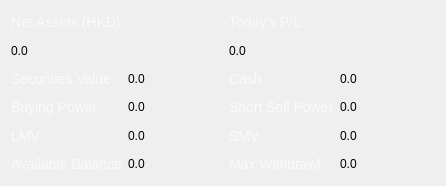
                            <widget class="QWidget" name="gridLayoutWidget">
                                <property name="geometry">
                                    <rect>
                                        <x>10</x>
                                        <y>80</y>
                                        <width>446</width>
                                        <height>186</height>
                                    </rect>
                                </property>
                                <layout class="QGridLayout" name="gridLayout_4">
                                    <item row="4" column="0">
                                        <widget class="QLabel" name="stockTradingBuyingPowerLabel">
                                            <property name="font">
                                                <font>
                                                    <family>Segoe UI</family>
                                                    <pointsize>-1</pointsize>
                                                    <italic>false</italic>
                                                    <bold>false</bold>
                                                </font>
                                            </property>
                                            <property name="styleSheet">
                                                <string notr="true">font-weight: 100;
                                                    font-size: 14px;
                                                    color: #fafafa;
                                                </string>
                                            </property>
                                            <property name="text">
                                                <string>Buying Power</string>
                                            </property>
                                        </widget>
                                    </item>
                                    <item row="5" column="1">
                                        <widget class="QLabel" name="stockTradingLMVValue">
                                            <property name="styleSheet">
                                                <string notr="true">font: 300 10pt &quot;Dubai Light&quot;;</string>
                                            </property>
                                            <property name="text">
                                                <string>0.0</string>
                                            </property>
                                        </widget>
                                    </item>
                                    <item row="4" column="1">
                                        <widget class="QLabel" name="stockTradingBuyingPowerValue">
                                            <property name="styleSheet">
                                                <string notr="true">font: 300 10pt &quot;Dubai Light&quot;;</string>
                                            </property>
                                            <property name="text">
                                                <string>0.0</string>
                                            </property>
                                        </widget>
                                    </item>
                                    <item row="3" column="2">
                                        <widget class="QLabel" name="stockTradingCashLabel">
                                            <property name="font">
                                                <font>
                                                    <family>Segoe UI</family>
                                                    <pointsize>-1</pointsize>
                                                    <italic>false</italic>
                                                    <bold>false</bold>
                                                </font>
                                            </property>
                                            <property name="styleSheet">
                                                <string notr="true">font-weight: 100;
                                                    font-size: 14px;
                                                    color: #fafafa;
                                                </string>
                                            </property>
                                            <property name="text">
                                                <string>Cash</string>
                                            </property>
                                        </widget>
                                    </item>
                                    <item row="3" column="1">
                                        <widget class="QLabel" name="stockTradingSecuritiesValueValue">
                                            <property name="styleSheet">
                                                <string notr="true">font: 300 10pt &quot;Dubai Light&quot;;</string>
                                            </property>
                                            <property name="text">
                                                <string>0.0</string>
                                            </property>
                                        </widget>
                                    </item>
                                    <item row="4" column="2">
                                        <widget class="QLabel" name="stockTradingShortSellPowerLabel">
                                            <property name="font">
                                                <font>
                                                    <family>Segoe UI</family>
                                                    <pointsize>-1</pointsize>
                                                    <italic>false</italic>
                                                    <bold>false</bold>
                                                </font>
                                            </property>
                                            <property name="styleSheet">
                                                <string notr="true">font-weight: 100;
                                                    font-size: 14px;
                                                    color: #fafafa;
                                                </string>
                                            </property>
                                            <property name="text">
                                                <string>Short Sell Power</string>
                                            </property>
                                        </widget>
                                    </item>
                                    <item row="1" column="0">
                                        <widget class="QLabel" name="stockTradingNetAssetLabel">
                                            <property name="styleSheet">
                                                <string notr="true">font-weight: 100;
                                                    font-size: 14px;
                                                    color: #fafafa;
                                                </string>
                                            </property>
                                            <property name="text">
                                                <string>Net Assets (HKD)</string>
                                            </property>
                                        </widget>
                                    </item>
                                    <item row="4" column="3">
                                        <widget class="QLabel" name="stockTradingShortSellPowerValue">
                                            <property name="styleSheet">
                                                <string notr="true">font: 300 10pt &quot;Dubai Light&quot;;</string>
                                            </property>
                                            <property name="text">
                                                <string>0.0</string>
                                            </property>
                                        </widget>
                                    </item>
                                    <item row="3" column="0">
                                        <widget class="QLabel" name="stockTradingSecuritiesValueLabel">
                                            <property name="font">
                                                <font>
                                                    <family>Segoe UI</family>
                                                    <pointsize>-1</pointsize>
                                                    <italic>false</italic>
                                                    <bold>false</bold>
                                                </font>
                                            </property>
                                            <property name="styleSheet">
                                                <string notr="true">font-weight: 100;
                                                    font-size: 14px;
                                                    color: #fafafa;
                                                </string>
                                            </property>
                                            <property name="text">
                                                <string>Securities Value</string>
                                            </property>
                                        </widget>
                                    </item>
                                    <item row="5" column="0">
                                        <widget class="QLabel" name="stockTradingLMVLabel">
                                            <property name="font">
                                                <font>
                                                    <family>Segoe UI</family>
                                                    <pointsize>-1</pointsize>
                                                    <italic>false</italic>
                                                    <bold>false</bold>
                                                </font>
                                            </property>
                                            <property name="styleSheet">
                                                <string notr="true">font-weight: 100;
                                                    font-size: 14px;
                                                    color: #fafafa;
                                                </string>
                                            </property>
                                            <property name="text">
                                                <string>LMV</string>
                                            </property>
                                        </widget>
                                    </item>
                                    <item row="6" column="1">
                                        <widget class="QLabel" name="stockTradingAvailableBalanceValue">
                                            <property name="styleSheet">
                                                <string notr="true">font: 300 10pt &quot;Dubai Light&quot;;</string>
                                            </property>
                                            <property name="text">
                                                <string>0.0</string>
                                            </property>
                                        </widget>
                                    </item>
                                    <item row="6" column="2">
                                        <widget class="QLabel" name="stockTradingMaxWithdrawlLabel">
                                            <property name="font">
                                                <font>
                                                    <family>Segoe UI</family>
                                                    <pointsize>-1</pointsize>
                                                    <italic>false</italic>
                                                    <bold>false</bold>
                                                </font>
                                            </property>
                                            <property name="styleSheet">
                                                <string notr="true">font-weight: 100;
                                                    font-size: 14px;
                                                    color: #fafafa;
                                                </string>
                                            </property>
                                            <property name="text">
                                                <string>Max Withdrawl</string>
                                            </property>
                                        </widget>
                                    </item>
                                    <item row="5" column="2">
                                        <widget class="QLabel" name="stockTradingSMVLabel">
                                            <property name="font">
                                                <font>
                                                    <family>Segoe UI</family>
                                                    <pointsize>-1</pointsize>
                                                    <italic>false</italic>
                                                    <bold>false</bold>
                                                </font>
                                            </property>
                                            <property name="styleSheet">
                                                <string notr="true">font-weight: 100;
                                                    font-size: 14px;
                                                    color: #fafafa;
                                                </string>
                                            </property>
                                            <property name="text">
                                                <string>SMV</string>
                                            </property>
                                        </widget>
                                    </item>
                                    <item row="3" column="3">
                                        <widget class="QLabel" name="stockTradingCashValue">
                                            <property name="styleSheet">
                                                <string notr="true">font: 300 10pt &quot;Dubai Light&quot;;</string>
                                            </property>
                                            <property name="text">
                                                <string>0.0</string>
                                            </property>
                                        </widget>
                                    </item>
                                    <item row="5" column="3">
                                        <widget class="QLabel" name="stockTradingSMVValue">
                                            <property name="styleSheet">
                                                <string notr="true">font: 300 10pt &quot;Dubai Light&quot;;</string>
                                            </property>
                                            <property name="text">
                                                <string>0.0</string>
                                            </property>
                                        </widget>
                                    </item>
                                    <item row="6" column="0">
                                        <widget class="QLabel" name="stockTradingAvailableBalanceLabel">
                                            <property name="font">
                                                <font>
                                                    <family>Segoe UI</family>
                                                    <pointsize>-1</pointsize>
                                                    <italic>false</italic>
                                                    <bold>false</bold>
                                                </font>
                                            </property>
                                            <property name="styleSheet">
                                                <string notr="true">font-weight: 100;
                                                    font-size: 14px;
                                                    color: #fafafa;
                                                </string>
                                            </property>
                                            <property name="text">
                                                <string>Available Balance</string>
                                            </property>
                                        </widget>
                                    </item>
                                    <item row="6" column="3">
                                        <widget class="QLabel" name="stockTradingMaxWithdrawlValue">
                                            <property name="styleSheet">
                                                <string notr="true">font: 300 10pt &quot;Dubai Light&quot;;</string>
                                            </property>
                                            <property name="text">
                                                <string>0.0</string>
                                            </property>
                                        </widget>
                                    </item>
                                    <item row="2" column="0">
                                        <widget class="QLabel" name="stockTradingNetAssetValue">
                                            <property name="styleSheet">
                                                <string notr="true">font: 300 10pt &quot;Dubai Light&quot;;</string>
                                            </property>
                                            <property name="text">
                                                <string>0.0</string>
                                            </property>
                                        </widget>
                                    </item>
                                    <item row="1" column="2">
                                        <widget class="QLabel" name="stockTradingPLLabel">
                                            <property name="styleSheet">
                                                <string notr="true">font-weight: 100;
                                                    font-size: 14px;
                                                    color: #fafafa;
                                                </string>
                                            </property>
                                            <property name="text">
                                                <string>Today's P/L</string>
                                            </property>
                                        </widget>
                                    </item>
                                    <item row="2" column="2">
                                        <widget class="QLabel" name="stockTradingPLValue">
                                            <property name="styleSheet">
                                                <string notr="true">font: 300 10pt &quot;Dubai Light&quot;;</string>
                                            </property>
                                            <property name="text">
                                                <string>0.0</string>
                                            </property>
                                        </widget>
                                    </item>
                                </layout>
                            </widget>
